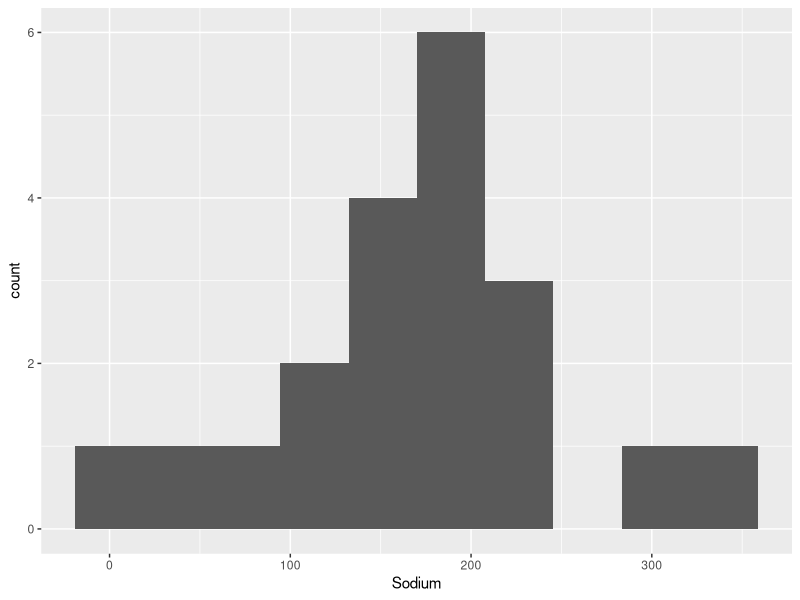
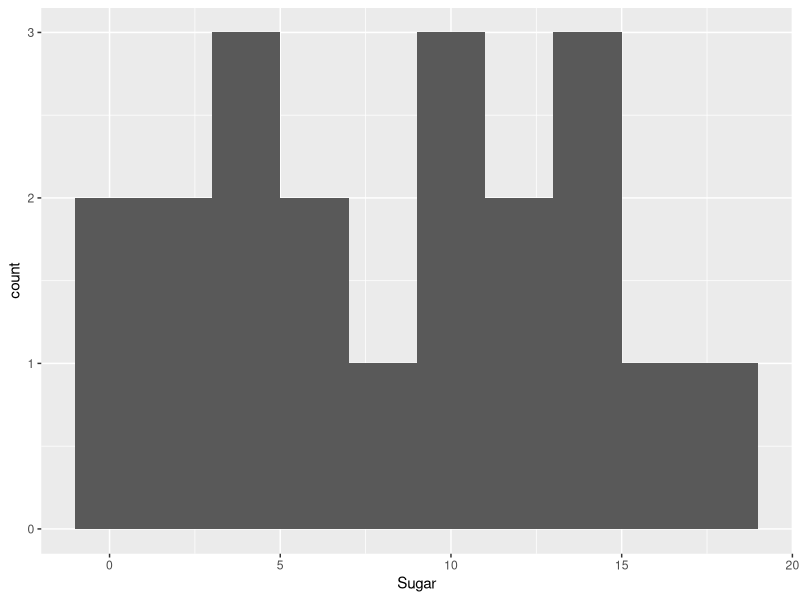
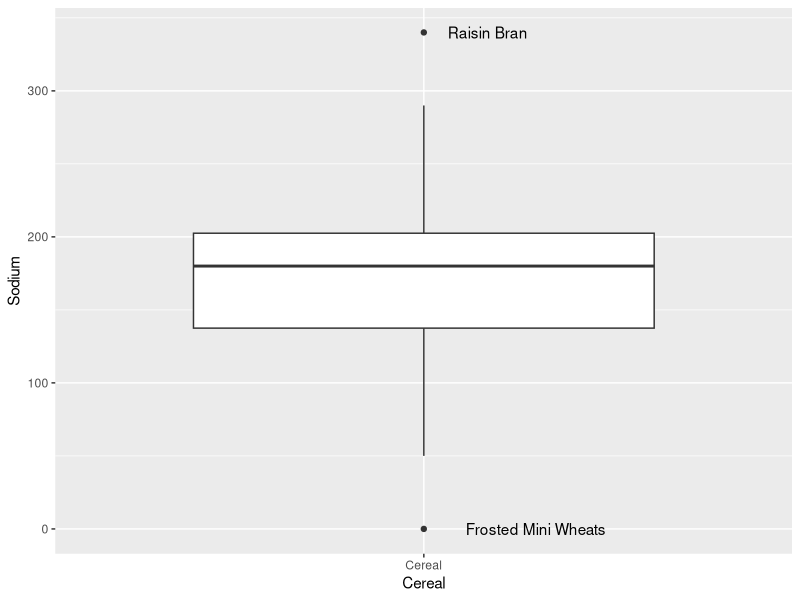
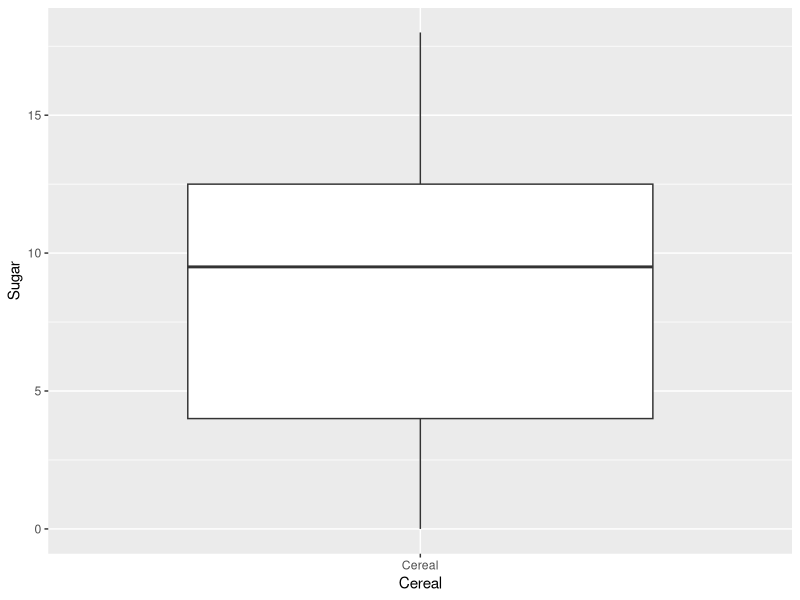
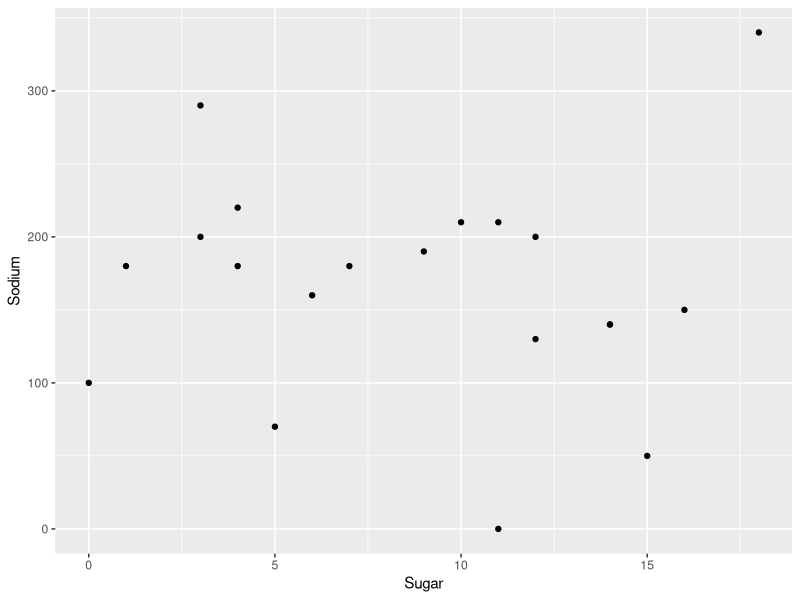
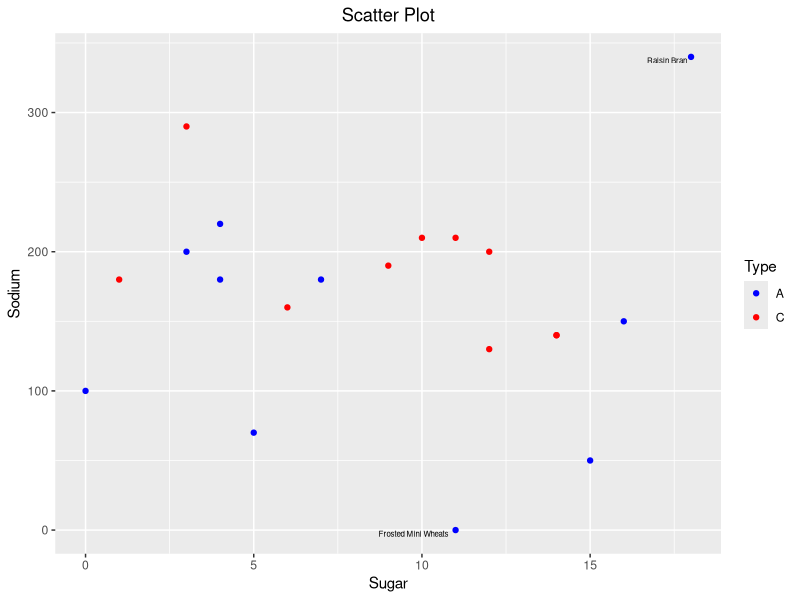

Write the R code that produced these figures, in order.
## ---- chunk 1
#| label: setup
#| warning: false
library(tidyverse)
library(readr)
knitr::opts_chunk$set(echo = TRUE)
## ---- chunk 2
cereal_data <-read_csv("_data/cereal.csv")
cereal_data
## ---- chunk 3
ggplot(cereal_data, aes(x=Sodium)) +
  geom_histogram(bins=10) 
## ---- chunk 4
ggplot(cereal_data, aes(x=Sugar)) +
  geom_histogram(bins=10) 
## ---- chunk 5

is_outlier <- function(x) {
  return(x < quantile(x, 0.25) - 1.5 * IQR(x) | x > quantile(x, 0.75) + 1.5 * IQR(x))
}

cereal_data %>% 
  mutate(outlier = ifelse(is_outlier(Sodium), Cereal, as.numeric(NA))) %>% 
  mutate(Cereal= 'Cereal') %>%
  ggplot(., mapping=aes(x=Cereal, y=Sodium))+geom_boxplot()+ geom_text(aes(label = outlier), na.rm = TRUE, hjust = -0.3)
## ---- chunk 6

is_outlier <- function(x) {
  return(x < quantile(x, 0.25) - 1.5 * IQR(x) | x > quantile(x, 0.75) + 1.5 * IQR(x))
}

cereal_data %>% 
  mutate(outlier = ifelse(is_outlier(Sugar), Cereal, as.numeric(NA))) %>% 
  mutate(Cereal= 'Cereal') %>%
  ggplot(., mapping=aes(x=Cereal, y=Sugar))+geom_boxplot()+ geom_text(aes(label = outlier), na.rm = TRUE, hjust = -0.3)
## ---- chunk 7
ggplot(cereal_data, aes(Sugar , Sodium)) + geom_point()
## ---- chunk 8
is_outlier <- function(x) {
  return(x < quantile(x, 0.25) - 1.5 * IQR(x) | x > quantile(x, 0.75) + 1.5 * IQR(x))
}

cereal_data %>% 
  mutate(outlier = ifelse(is_outlier(Sugar) | is_outlier(Sodium), Cereal, as.numeric(NA))) %>% 
  ggplot(., aes(x = Sugar, y = Sodium, color=Type)) + theme(plot.title = element_text(hjust = 0.5)) +
  geom_point() + 
  scale_colour_manual(values = c("blue", "red")) +
  geom_text(aes(label = outlier), color="black", na.rm = TRUE, hjust=1.1, vjust=1.1, size = 2) +
  labs(title = "Scatter Plot", x = "Sugar", y = "Sodium")
